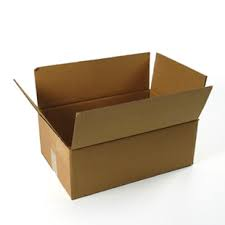
#> input picture edges/images.jpeg, 225 x 225 px
$ python edge1.py
#> lines starting #> are read from the running program, lines starting #| are printed output that depends on the picture; after the words box and inside, x2 and y2 are one past the last pixel; in counts of white or black regions, pixels touching at a corner belong together
import cv2
import numpy as np

img = cv2.imread('images.jpeg')
#> img is the input picture: shape (225, 225, 3); mean B, G, R 171.5, 187.3, 199.5
gray = cv2.cvtColor(img,cv2.COLOR_BGR2GRAY)
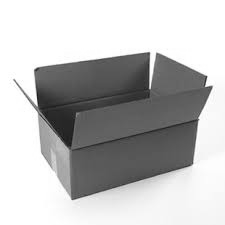
#> gray: shape (225, 225); min 16, max 255, mean 189.1
gray = np.float32(gray)

# Harris corner detector
dst = cv2.cornerHarris(gray,14,5,0.04)
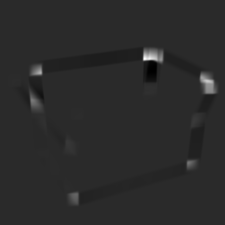
#> dst: shape (225, 225) float32; min -151874928, max 756197696, mean 2070913; drawn with min black and max white
dst = cv2.dilate(dst,None)
img [dst > 0.01*dst.max()] = [0,0,0]
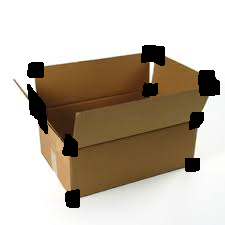
#> img: shape (225, 225, 3); 5.65% of pixels changed, all inside (x1, y1, x2, y2) = (27, 45, 220, 208)
cv2.imshow('Harris Corners',img)
cv2.waitKey()


# Good features
corners = cv2.goodFeaturesToTrack(gray,7,0.05,25)
#> corners = [[206, 85], [148, 53], [72, 199], [150, 88], [36, 105], [35, 70], [198, 117]]
corners = np.float32(corners)

for item in corners:
  x, y = item[0]
  cv2.circle(img,(x,y),5,255,-1)
#> this loop made 7 passes
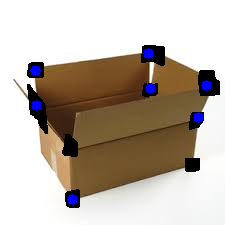
#> img: shape (225, 225, 3); 1.12% of pixels changed, all inside (x1, y1, x2, y2) = (30, 48, 212, 205)

cv2.imshow('Top features',img)
cv2.waitKey()
